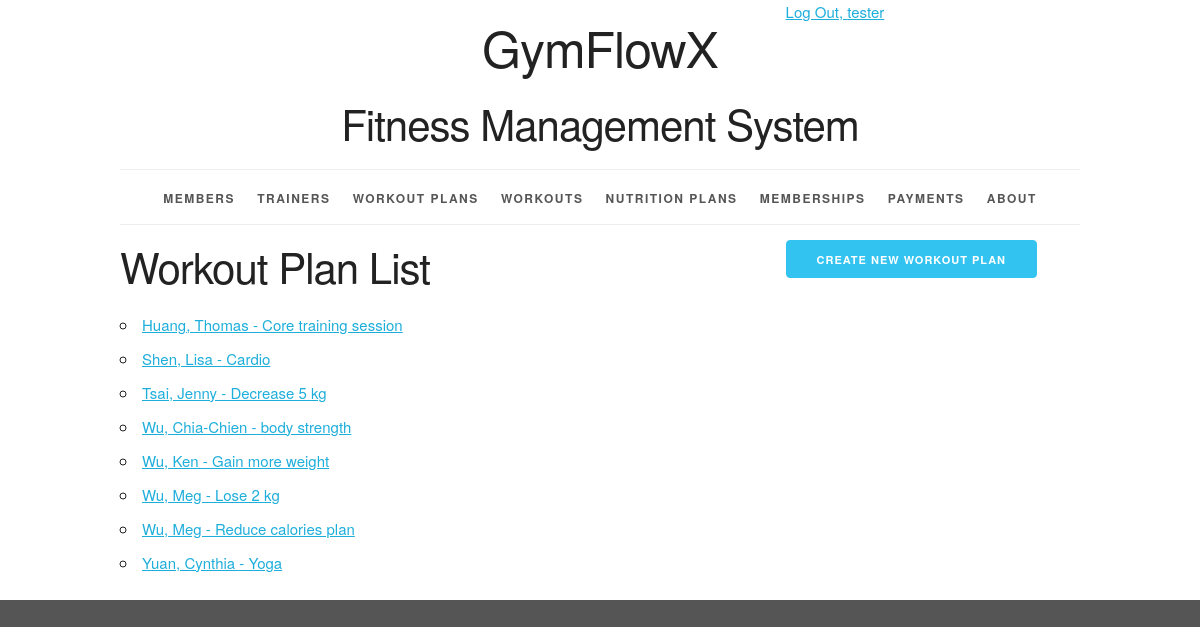
The page /workoutplan/ (signed in) on the database its author committed.
### workoutinfo/models.py (models this page shows, shortened)
class WorkoutPlan(models.Model):
    workout_plan_id = models.AutoField(primary_key=True)
    name = models.CharField(max_length=255)
    description = models.TextField()
    start_date = models.DateField()
    end_date = models.DateField()
    member = models.ForeignKey(Member, related_name='workoutplans', on_delete=models.PROTECT)
    def __str__(self):
        return f"{self.member} - {self.name}"
    def get_absolute_url(self):
        return reverse('workoutinfo_workoutplan_detail_urlpattern',
                       kwargs={'pk': self.pk}
                       )
    class Meta:
        ordering = ['member', 'name']
        constraints = [
            UniqueConstraint(fields=['name', 'member'], name='unique_workoutplan')
        ]

class Member(models.Model):
    MALE = 'M'
    FEMALE = 'F'
    OTHER = 'O'
    GENDER_CHOICES = [
        (MALE, 'Male'),
        (FEMALE, 'Female'),
        (OTHER, 'Other'),
    ]
    member_id = models.AutoField(primary_key=True)
    first_name = models.CharField(max_length=45)
    last_name = models.CharField(max_length=45)
    disambiguator = models.CharField(max_length=45, blank=True, default='')
    gender = models.CharField(max_length=1, choices=GENDER_CHOICES)
    phone_number = models.CharField(
        max_length=15,
        validators=[RegexValidator(
            r'^\+?\d{9,15}$',
            'Enter a valid phone number.'
        )]
    )
    def __str__(self):
        if self.disambiguator == '':
            return '%s, %s' % (self.last_name, self.first_name)
        else:
            result = '%s, %s (%s)' % (self.last_name, self.first_name, self.disambiguator)
        return result
    class Meta:
        ordering = ['last_name', 'first_name', 'disambiguator']
        constraints = [
            models.UniqueConstraint(fields=['last_name', 'first_name', 'phone_number'], name='unique_member')
        ]

### workoutinfo/views.py (the view)
class WorkoutPlanList(LoginRequiredMixin, PermissionRequiredMixin, ListView):
    model = WorkoutPlan
    permission_required = 'workoutinfo.view_workoutplan'

### workoutinfo/templates/workoutinfo/workoutplan_list.html (shortened to what this page needs)
{% extends 'workoutinfo/base.html' %}
{% block create_button %}
    {% if perms.workoutinfo.add_workoutplan %}
        <a href="{% url 'workoutinfo_workoutplan_create_urlpattern' %}"
           class="button button-primary">
            Create New Workout Plan</a>
    {% endif %}
{% endblock %}
{% block org_content %}
    <h2>Workout Plan List</h2>
    <ul>
        {% for workoutplan in workoutplan_list %}
            <li>
                <a href="{{ workoutplan.get_absolute_url }}">{{ workoutplan }}</a>
            </li>
        {% empty %}
            <li><em>There are currently no workout plans available.</em></li>
        {% endfor %}
    </ul>
{% endblock %}

### workoutinfo/templates/workoutinfo/base.html (shortened to what this page needs)
{% load static %}
<!DOCTYPE html>
<html lang="en">
<head>
    <link rel="stylesheet" type="text/css"
          href="{% static 'workoutinfo/normalize.css' %}">
    <link rel="stylesheet" type="text/css"
          href="{% static 'workoutinfo/skeleton.css' %}">
    <link rel="stylesheet" type="text/css"
          href="{% static 'workoutinfo/style.css' %}">
</head>
<body>
<div class="container">
    <div class="status row">
        <div class="offset-by-eight four columns">
            <ul class="inline">
                {% if user.is_authenticated %}
                    <li><a href="{% url 'logout_urlpattern' %}">
                        Log Out, {{ user.get_username }}</a></li>
                {% else %}
                    <li><a href="{% url 'login_urlpattern' %}">
                        Log In</a></li>
                {% endif %}
            </ul>
        </div>
    </div>
    <header class="row">
        <div class="offset-by-one ten columns">
            <h1>GymFlowX</h1>
            <h2>Fitness Management System</h2>
        </div>
    </header>
    <nav>
        <ul>
            {% if perms.workoutinfo.view_member %}
                <li>
                    <a href="{% url 'workoutinfo_member_list_urlpattern' %}">
                        Members</a></li>
            {% endif %}
            {% if perms.workoutinfo.view_trainer %}
                <li>
                    <a href="{% url 'workoutinfo_trainer_list_urlpattern' %}">
                        Trainers</a></li>
            {% endif %}
            {% if perms.workoutinfo.view_workoutplan %}
                <li>
                    <a href="{% url 'workoutinfo_workoutplan_list_urlpattern' %}">
                        Workout Plans</a></li>
            {% endif %}
            {% if perms.workoutinfo.view_workout %}
                <li>
                    <a href="{% url 'workoutinfo_workout_list_urlpattern' %}">
                    Workouts</a></li>
            {% endif %}
            {% if perms.workoutinfo.view_nutritionplan %}
                <li>
                    <a href="{% url 'workoutinfo_nutritionplan_list_urlpattern' %}">
                    Nutrition Plans</a></li>
            {% endif %}
            {% if perms.workoutinfo.view_membership %}
                <li>
                    <a href="{% url 'workoutinfo_membership_list_urlpattern' %}">
                        Memberships</a></li>
            {% endif %}
            {% if perms.workoutinfo.view_payment %}
                <li>
                    <a href="{% url 'workoutinfo_payment_list_urlpattern' %}">
                        Payments</a></li>
            {% endif %}
            <li>
                <a href="{% url 'about_urlpattern' %}">
                    About</a></li>
        </ul>
    </nav>
    <main>
        {% block content %}
            <div class="row">
                <section class="eight columns">
                    {% block org_content %}{% endblock %}
                </section>
                <section class="desktop four columns">
                    {% block create_button %}{% endblock %}
                </section>
            </div>
        {% endblock %}
    </main>
</div>
</body>
</html>

### workoutinfo/static/workoutinfo/skeleton.css (style rules this page uses)
.container { position: relative; width: 100%; max-width: 960px; margin: 0 auto; padding: 0 20px; box-sizing: border-box; }
.column, .columns { width: 100%; float: left; box-sizing: border-box; }
@media (min-width: 400px) { .container { width: 85%; padding: 0; } }
@media (min-width: 550px) { .container { width: 80%; } }
@media (min-width: 550px) { .column, .columns { margin-left: 4%; } }
@media (min-width: 550px) { .column:first-child, .columns:first-child { margin-left: 0; } }
@media (min-width: 550px) { .four.columns { width: 30.6666666667%; } }
@media (min-width: 550px) { .eight.columns { width: 65.3333333333%; } }
@media (min-width: 550px) { .ten.columns { width: 82.6666666667%; } }
@media (min-width: 550px) { .offset-by-one.column, .offset-by-one.columns { margin-left: 8.66666666667%; } }
@media (min-width: 550px) { .offset-by-eight.column, .offset-by-eight.columns { margin-left: 69.3333333333%; } }
html { font-size: 62.5%; }
body { font-size: 1.5em; line-height: 1.6; font-weight: 400; font-family: "Raleway", "HelveticaNeue", "Helvetica Neue", Helvetica, Arial, sans-serif; color: #222; }
h1, h2, h3, h4, h5, h6 { margin-top: 0; margin-bottom: 2rem; font-weight: 300; }
h1 { font-size: 4.0rem; line-height: 1.2; letter-spacing: -.1rem; }
h2 { font-size: 3.6rem; line-height: 1.25; letter-spacing: -.1rem; }
@media (min-width: 550px) { h1 { font-size: 5.0rem; } }
@media (min-width: 550px) { h2 { font-size: 4.2rem; } }
a { color: #1EAEDB; }
.button, button, input[type="submit"], input[type="reset"], input[type="button"] { display: inline-block; height: 38px; padding: 0 30px; color: #555; text-align: center; font-size: 11px; font-weight: 600; line-height: 38px; letter-spacing: .1rem; text-transform: uppercase; text-decoration: none; white-space: nowrap; background-color: transparent; border-radius: 4px; border: 1px solid #bbb; cursor: pointer; box-sizing: border-box; }
.button.button-primary, button.button-primary, input[type="submit"].button-primary, input[type="reset"].button-primary, input[type="button"].button-primary { color: #FFF; background-color: #33C3F0; border-color: #33C3F0; }
ul { list-style: circle inside; }
ol, ul { padding-left: 0; margin-top: 0; }
li { margin-bottom: 1rem; }
button, .button { margin-bottom: 1rem; }
pre, blockquote, dl, figure, table, p, ul, ol, form { margin-bottom: 2.5rem; }
.container:after, .row:after, .u-cf { content: ""; display: table; clear: both; }

### workoutinfo/static/workoutinfo/style.css (style rules this page uses)
.desktop { display: none; }
@media (min-width: 550px) { .desktop { display: block; } }
html { height: 100%; background-color: #555; }
body { background-color: white; }
body>div>header { text-align: center;; }
header h1 { display: inline-block; font-weight: normal; font-style: normal; width: 100%; margin-top: 0; padding-top: 0; }
nav { border-top: 1px solid #eee; width: 100%; border-bottom: 1px solid #eee; margin: 0 0 1em; padding: 0; }
nav ul { margin: 0; padding: 1em 0; list-style-type: none; text-align: center; }
nav ul li { display: inline; padding: 0; margin: 0 0.25em; font-weight: 600; text-transform: uppercase; text-align: center; font-size: 1rem; letter-spacing: .10rem; }
@media (min-width: 400px) { nav ul li { letter-spacing: .15rem; font-size: 1.2rem; margin: 0 0.5em; } }
@media (min-width: 550px) { nav ul li { margin: 0 0.75em; } }
nav ul li a { color: #555; text-decoration: none; background-color: transparent; cursor: pointer; }
.inline { list-style-type: none; padding: 0; margin: 0 0 -0.5em; }
.inline li { display: inline; }

### rows shown on the page
WorkoutPlan: member+name "Huang, Thomas - Core training session"
WorkoutPlan: member+name "Shen, Lisa - Cardio"
WorkoutPlan: member+name "Tsai, Jenny - Decrease 5 kg"
WorkoutPlan: member+name "Wu, Chia-Chien - body strength"
WorkoutPlan: member+name "Wu, Ken - Gain more weight"
WorkoutPlan: member+name "Wu, Meg - Lose 2 kg"
WorkoutPlan: member+name "Wu, Meg - Reduce calories plan"
WorkoutPlan: member+name "Yuan, Cynthia - Yoga"

### other values the page prints
{{ user.get_username }} "tester"
